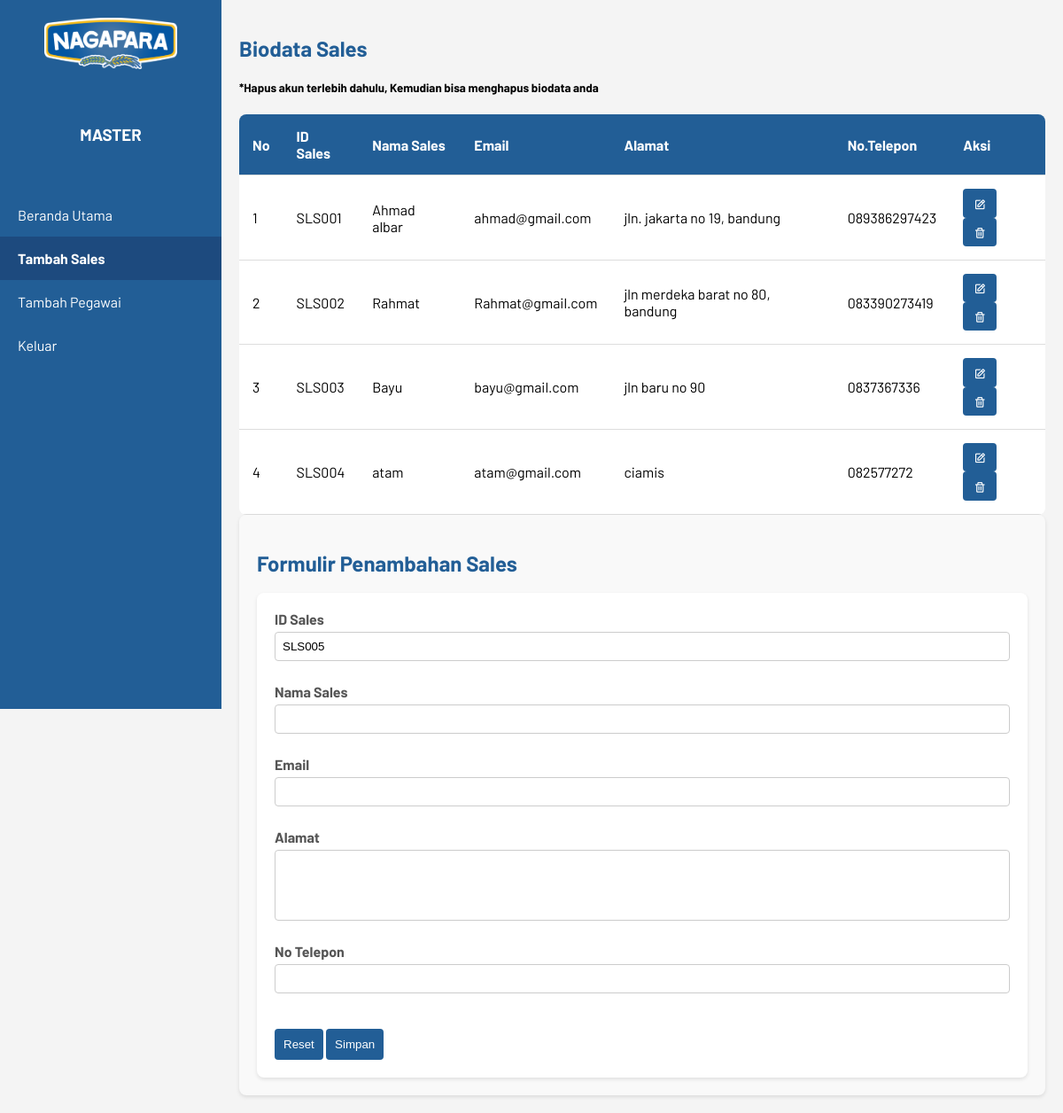
The app's page /halaman/Bos/biosales.php with its own data.
### tables this page shows
CREATE TABLE `sales` (
  `id_sales` varchar(6) NOT NULL,
  `nama_sales` varchar(30) NOT NULL,
  `email` varchar(30) NOT NULL,
  `alamat` text NOT NULL,
  `no_telepon` varchar(13) NOT NULL
);

### halaman/Bos/biosales.php (the view, shortened to what this page needs)
<!DOCTYPE html>
<html lang="en">
<head>
  <link href="https://unpkg.com/boxicons@2.1.4/css/boxicons.min.css" rel="stylesheet" />
  <link rel="stylesheet" href="../../css/index.css" />
</head>
<body>
    <div class="sidebar">
          <div class="logo">
              <img src="../../img/logo.png" alt="Logo">
          </div>
          <div class="user-info">
            <h3>MASTER</h3>
          </div>
          <nav class="nav-menu">
              <ul>
                <li><a href="master.php" >Beranda Utama</a></li>
                <li><a href="biosales.php" class="active" >Tambah Sales</a></li>
                <li><a href="biopegawai.php" >Tambah Pegawai</a></li>
                <li><a href="../login.php">Keluar</a></li>
              </ul>
          </nav>
      </div>
      <div class="main-content">
      <section id="daftar-sales">
      <h1>Biodata Sales</h1>
        <h5>*Hapus akun terlebih dahulu, Kemudian bisa menghapus biodata anda</h5>
        <table class="product-table">
        <thead>
          <tr>
            <th>No</th>
            <th>ID Sales</th>
            <th>Nama Sales</th>
            <th>Email</th>
            <th>Alamat</th>
            <th>No.Telepon</th>
            <th>Aksi</th>
          </tr>
        </thead>
        <tbody>
          <?php
          require("../../koneksi.php");
          $sql = "SELECT * FROM sales";
          $hasil = mysqli_query($conn, $sql);
          $n = 1;
          while ($row = mysqli_fetch_row($hasil)) {
            list( $id_sales, $nama_sales, $email, $alamat, $no_telepon) = $row;
            echo "<tr>
                  <td>$n</td>
                  <td>$id_sales</td>
                  <td>$nama_sales</td>
                  <td>$email</td>
                  <td>$alamat</td>
                  <td>$no_telepon</td>
                  <td>
                      <button class='edit-btn'><a href='editbiosales.php?id_sales=$id_sales'><i class='bx bx-edit'></i></a></button>
                      <button class='delete-btn'><a href='aksihapusbiosales.php?id_sales=$id_sales' onclick=\"return confirm('Hapus akun anda terlebih dahulu! Anda Yakin mau menghapus data ini?')\"><i class='bx bx-trash'></i></a></button>
                  </td>
              </tr>";
            $n++;
          }
          ?>
        </tbody>
      </table>
      </section>
      <section id="form-penambahan">
        <h1>Formulir Penambahan Sales</h1>
      <form id="formTambahProduk" action="aksitambahbiosales.php" method="post">
              <div class="form-group">
                <div class="form-row">
                  <label for="id_sales">ID Sales</label>
                  <?php
                  require("../../koneksi.php");
                  $query = mysqli_query($conn, "SELECT max(id_sales) as kodeTerbesar FROM sales");
                  $data = mysqli_fetch_array($query);
                  $id_sales = $data['kodeTerbesar'];
                  $urutan = (int) substr($id_sales, 4);
                  $urutan++;
                  $id_sales = "SLS" . sprintf("%03s", $urutan);
                  ?>
                  <input type="text" id="id_sales" name="id_sales" value="<?php echo $id_sales; ?>" readonly />
                </div>
                <div class="form-row">
                  <label for="nama_sales">Nama Sales</label>
                  <input type="text" id="nama_sales" name="nama_sales" required />
                </div>
                <div class="form-row">
                  <label for="email">Email</label>
                  <input type="email" id="email" name="email" required />
                </div>
                <div class="form-row">
                  <label for="alamat">Alamat</label>
                  <input type="textarea" id="alamat" name="alamat" required />
                </div>
                <div class="form-row">
                  <label for="no_telepon">No Telepon</label>
                  <input type="text" id="no_telepon" name="no_telepon" required />
                </div>
              </div>
              <div class="modal1-footer">
                <button type="reset" class="btn btn-secondary">Reset</button>
                <button type="submit" class="btn btn-primary">Simpan</button>
              </div>
            </form>
      </section>
      </div>
</body>
</html>

### css/index.css (style rules this page uses)
html { scroll-behavior: smooth; }
body { font-family: Barlow, sans-serif; margin: 0; padding: 0; display: flex; background-color: #f4f4f4; }
.sidebar { width: 250px; background-color: #225e96; color: #fff; height: 100vh; position: fixed; display: flex; flex-direction: column; align-items: center; }
.logo img { max-width: 150px; margin: 20px 0; }
.user-info { margin: 20px 0; text-align: center; }
.nav-menu ul { list-style-type: none; padding: 0; }
.nav-menu ul li { width: 100%; }
.nav-menu ul li a { text-decoration: none; color: #fff; display: block; padding: 15px 20px; width: 250px; box-sizing: border-box; }
.nav-menu ul li a.active { background-color: #1d4a7e; font-weight: bold; }
.main-content { margin-left: 250px; padding: 20px; width: calc(100% - 250px); }
h1 { color: #225e96; }
form { display: flex; flex-direction: column; background-color: #fff; padding: 20px; border-radius: 8px; box-shadow: 0 2px 4px rgba(0, 0, 0, 0.1); }
form label { margin-bottom: 5px; font-weight: bold; }
form input { margin-bottom: 15px; padding: 10px; border: 1px solid #ccc; border-radius: 4px; }
form button { padding: 10px; border: none; border-radius: 4px; background-color: #225e96; color: #fff; cursor: pointer; }
table { width: 100%; border-collapse: collapse; margin-top: 20px; background-color: #fff; border-radius: 8px; overflow: hidden; }
table th, table td { padding: 15px; text-align: left; border-bottom: 1px solid #ddd; }
table th { background-color: #225e96; color: #fff; }
.product-table button { padding: 8px 12px; border: none; border-radius: 4px; background-color: #225e96; color: #fff; cursor: pointer; font-size: 14px; }
.edit-btn, .delete-btn { transition: background-color 0.3s, color 0.3s; }
.edit-btn a, .delete-btn a { text-decoration: none; color: inherit; }
.edit-btn { background-color: #4caf50; color: white; }
.delete-btn { color: white; }
.edit-btn i, .delete-btn i { vertical-align: middle; }
#form-penambahan { padding: 20px; background-color: #f9f9f9; border-radius: 8px; box-shadow: 0 2px 4px rgba(0, 0, 0, 0.1); }
.form-group { margin-bottom: 15px; }
.form-row { margin-bottom: 10px; }
.form-row label { display: block; margin-bottom: 5px; font-weight: bold; color: #555; }
.form-row input[type="text"], .form-row input[type="email"], .form-row input[type="textarea"] { width: 100%; padding: 8px; border: 1px solid #ccc; border-radius: 4px; box-sizing: border-box; }
.form-row input[type="textarea"] { height: 80px; resize: vertical; }

### records on screen
sales: id_sales "SLS001", nama_sales "Ahmad albar", email "ahmad@gmail.com", alamat "jln. jakarta no 19, bandung", no_telepon "089386297423"
sales: id_sales "SLS002", nama_sales "Rahmat", email "Rahmat@gmail.com", alamat "jln merdeka barat no 80, bandung", no_telepon "083390273419"
sales: id_sales "SLS003", nama_sales "Bayu", email "bayu@gmail.com", alamat "jln baru no 90", no_telepon "0837367336"
sales: id_sales "SLS004", nama_sales "atam", email "atam@gmail.com", alamat "ciamis", no_telepon "082577272"
